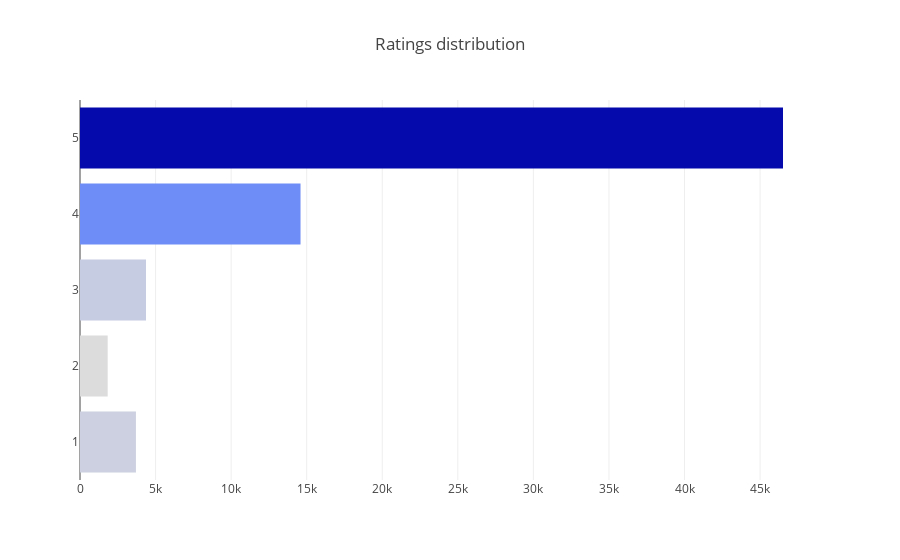

Source (notebook cell):
### Code cell
cnt_srs = df['reviews.rating'].value_counts().head()
trace = go.Bar(
    y=cnt_srs.index[::-1],
    x=cnt_srs.values[::-1],
    orientation = 'h',
    marker=dict(
        color=cnt_srs.values[::-1],
        colorscale = 'Blues',
        reversescale = True
    ),
)

layout = dict(
    title='Ratings distribution',
    )
data = [trace]
fig = go.Figure(data=data, layout=layout)
py.iplot(fig, filename="Ratings")

### Figure 1 — Plotly figure (JSON) as saved in the notebook; plotly's stock layout.template omitted (floating-point values rounded to 4 significant figures)
{"data": [{"marker": {"color": [1832, 3701, 4367, 14592, 46516], "colorscale": "Blues", "reversescale": true}, "orientation": "h", "type": "bar", "uid": "e53834ae-545b-4279-8291-50fe2cdc5677", "x": [1832, 3701, 4367, 14592, 46516], "y": [2, 1, 3, 4, 5]}], "layout": {"title": {"text": "Ratings distribution"}}}
